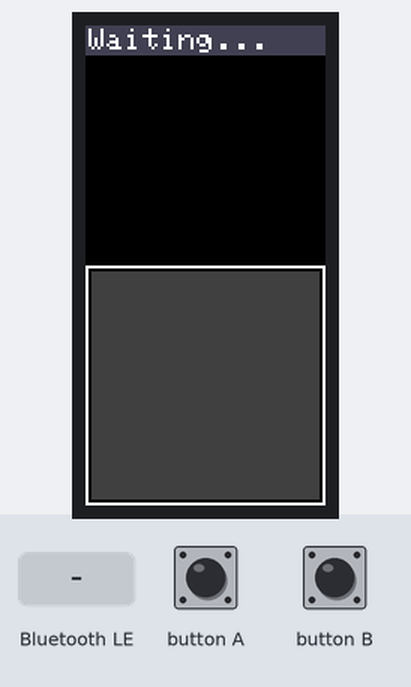
The sketch below on a simulated ESP32. Parts: 80×160 colour display. The inputs (shaded band) are chosen by the test bench. Nothing arrives over Bluetooth unless stated; a phone connects over Bluetooth LE 3 s after start; what the sketch prints to the serial monitor is not drawn.

Above: at 0.2 s.
At 3.7 s:
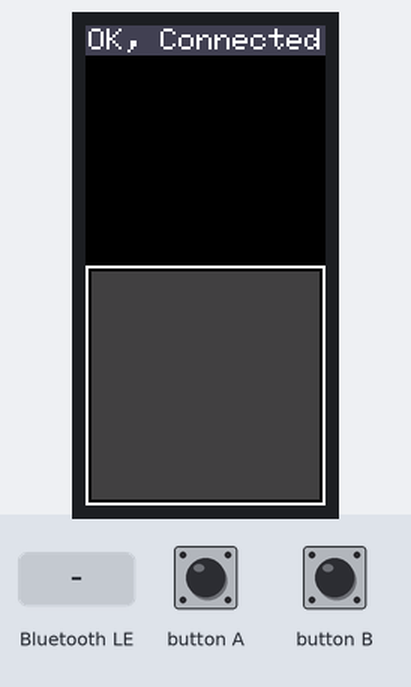
3.8 s: button A pressed for 0.15 s
At 3.92 s:
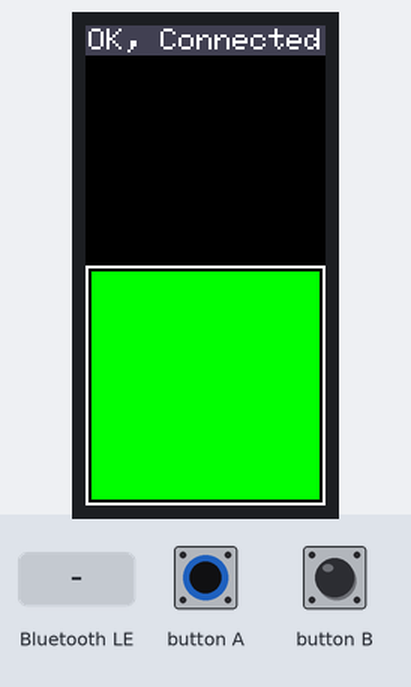
5.4 s: Bluetooth LE write "1" received
Timing chart, 0 to 8.4 s (numbered marks = the images above; inputs shaded):
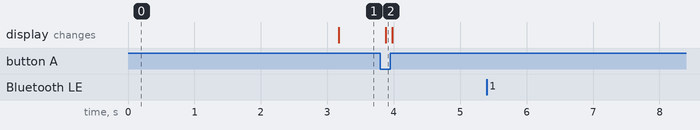

The sketch:

m5stickc-peripheral.ino
```cpp
#include <M5StickC.h>

#include <BLEDevice.h>
#include <BLEServer.h>
#include <BLEUtils.h>
#include <BLE2902.h>

#define DEVICE_NAME         "M5StickC"
#define SERVICE_UUID        "1ed42829-cd7a-44e6-87db-24fed6422bc4"
#define CHARACTERISTIC_UUID "503423d1-ad1f-4ed3-b3df-06e276798fba"

BLEServer *pServer = NULL;
BLECharacteristic *pCharacteristic = NULL;
bool deviceConnected = false;
bool oldDeviceConnected = false;
int start_advertise_timer = 0;
int buttons = 0;
int lcd_dimmer_counter = 0;
const int min_lcd_brightness = 10;
const int max_lcd_brightness = 50;

void activateLcdBrightness()
{
  lcd_dimmer_counter = 10 * 10; // 10sec
//  M5.Lcd.setBrightness(max_lcd_brightness);
}

void printStatus(char const *text)
{
  M5.Lcd.fillRect(0, 0, 320, 10, M5.Lcd.color565(64, 64, 80));
  M5.Lcd.setTextColor(WHITE);
  M5.Lcd.setTextSize(1);
  M5.Lcd.setCursor(1, 1);
  M5.Lcd.printf(text);

  activateLcdBrightness();
}

void printWatingStatus()
{
  printStatus("Waiting...");
}

void printConnectedStatus()
{
  printStatus("OK, Connected");
}

void drawButtons()
{
  int i = 0;
  int w = 80;
  int x = 0;
  int h = 80;
  int y = 80;
  int color = ((buttons >> i) & 1) ? M5.Lcd.color565(0, 255, 0) : M5.Lcd.color565(64, 64, 64);
  M5.Lcd.drawRect(x, y, w, h, WHITE);
  M5.Lcd.fillRect(x + 2, y + 2, w - 4, h - 4, color);
}

void startAdvertise()
{
  printWatingStatus();
  start_advertise_timer = 5;
}

class MyServerCallbacks : public BLEServerCallbacks {
  void onConnect(BLEServer *pServer) {
    deviceConnected = true;
  };

  void onDisconnect(BLEServer *pServer) {
    deviceConnected = false;
  }
};

class MyCharacteristicCallbacks: public BLECharacteristicCallbacks {
  void onWrite(BLECharacteristic *pCharacteristic)
  {
    std::string value = pCharacteristic->getValue();
    if (value.length() > 0) {
      for (int i = 0; i < value.length(); i++) {
        Serial.printf("0x%02x", value[i]);
      }
      Serial.println();
    }
  }
};

void setup()
{
  setCpuFrequencyMhz(80);
  M5.begin();
  M5.Lcd.fillScreen(BLACK);
  printStatus("Starting...");
  drawButtons();

//  Serial.begin(115200);
//  Serial.println("Starting BLE Remote Controller...");

  // Create the BLE Device
  BLEDevice::init(DEVICE_NAME);

  // Create the BLE Server
  pServer = BLEDevice::createServer();
  pServer->setCallbacks(new MyServerCallbacks());

  // Create the BLE Service
  BLEService *pService = pServer->createService(SERVICE_UUID);

  // Create a BLE Characteristic
  pCharacteristic = pService->createCharacteristic(
        CHARACTERISTIC_UUID,
        BLECharacteristic::PROPERTY_READ   |
        BLECharacteristic::PROPERTY_WRITE  |
        BLECharacteristic::PROPERTY_NOTIFY |
        BLECharacteristic::PROPERTY_INDICATE
        );
  pCharacteristic->setCallbacks(new MyCharacteristicCallbacks());
  pCharacteristic->addDescriptor(new BLE2902());

  // Start the service
  pService->start();

  // Start advertising
  BLEAdvertising *pAdvertising = BLEDevice::getAdvertising();
  pAdvertising->addServiceUUID(SERVICE_UUID);
  pAdvertising->setScanResponse(false);
  pAdvertising->setMinPreferred(0x0);  // set value to 0x00 to not advertise this parameter
  startAdvertise();

//  Serial.println("Ready.");
}

void loop()
{
  if (deviceConnected) {
    if (!oldDeviceConnected) {
      oldDeviceConnected = true;
      printConnectedStatus();
    }
    M5.update();
    uint8_t value = 0;
    if (M5.BtnA.isPressed()) value |= 1;
    if (M5.BtnB.isPressed()) value |= 2;
    if (buttons != value) {
      buttons = value;
      pCharacteristic->setValue((uint8_t *)&value, 1);
      pCharacteristic->notify();
      drawButtons();
      activateLcdBrightness();
    }
  } else {
    if (oldDeviceConnected) {
      oldDeviceConnected = false;
      startAdvertise();
    } else if (start_advertise_timer > 0) {
      start_advertise_timer--;
      if (start_advertise_timer == 0) {
        pServer->startAdvertising(); // restart advertising
      }
    }
  }

  delay(100);
}
```

Measured:
- after the input at 3.8 s, the display: changes after 0.08 s (image 2)
- after the input at 5.4 s, every drawn part: stays the same
